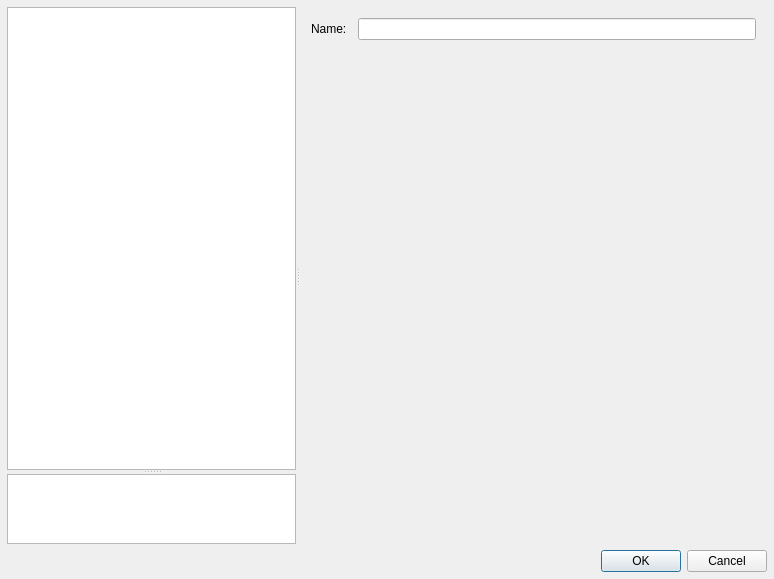
<?xml version="1.0" encoding="UTF-8"?>
<ui version="4.0">
 <class>TagCreateDialog</class>
 <widget class="QDialog" name="TagCreateDialog">
  <property name="windowModality">
   <enum>Qt::ApplicationModal</enum>
  </property>
  <property name="geometry">
   <rect>
    <x>0</x>
    <y>0</y>
    <width>774</width>
    <height>579</height>
   </rect>
  </property>
  <property name="windowTitle">
   <string>Dialog</string>
  </property>
  <property name="modal">
   <bool>true</bool>
  </property>
  <layout class="QVBoxLayout" name="verticalLayout_2">
   <property name="leftMargin">
    <number>7</number>
   </property>
   <property name="topMargin">
    <number>7</number>
   </property>
   <property name="rightMargin">
    <number>7</number>
   </property>
   <property name="bottomMargin">
    <number>7</number>
   </property>
   <item>
    <widget class="QSplitter" name="splitter_2">
     <property name="orientation">
      <enum>Qt::Horizontal</enum>
     </property>
     <widget class="QSplitter" name="splitter">
      <property name="sizePolicy">
       <sizepolicy hsizetype="Preferred" vsizetype="Expanding">
        <horstretch>30</horstretch>
        <verstretch>0</verstretch>
       </sizepolicy>
      </property>
      <property name="orientation">
       <enum>Qt::Vertical</enum>
      </property>
      <widget class="QListView" name="tagTypeList">
       <property name="sizePolicy">
        <sizepolicy hsizetype="Preferred" vsizetype="Expanding">
         <horstretch>0</horstretch>
         <verstretch>90</verstretch>
        </sizepolicy>
       </property>
      </widget>
      <widget class="QTextBrowser" name="descBox">
       <property name="sizePolicy">
        <sizepolicy hsizetype="Preferred" vsizetype="Preferred">
         <horstretch>0</horstretch>
         <verstretch>10</verstretch>
        </sizepolicy>
       </property>
      </widget>
     </widget>
     <widget class="QWidget" name="widget" native="true">
      <property name="sizePolicy">
       <sizepolicy hsizetype="Preferred" vsizetype="Preferred">
        <horstretch>70</horstretch>
        <verstretch>0</verstretch>
       </sizepolicy>
      </property>
      <layout class="QVBoxLayout" name="verticalLayout">
       <property name="leftMargin">
        <number>0</number>
       </property>
       <property name="topMargin">
        <number>0</number>
       </property>
       <property name="rightMargin">
        <number>0</number>
       </property>
       <property name="bottomMargin">
        <number>0</number>
       </property>
       <item>
        <layout class="QFormLayout" name="formLayout">
         <property name="horizontalSpacing">
          <number>11</number>
         </property>
         <property name="verticalSpacing">
          <number>7</number>
         </property>
         <property name="leftMargin">
          <number>11</number>
         </property>
         <property name="topMargin">
          <number>11</number>
         </property>
         <property name="rightMargin">
          <number>11</number>
         </property>
         <property name="bottomMargin">
          <number>11</number>
         </property>
         <item row="0" column="0">
          <widget class="QLabel" name="tagNameLabel">
           <property name="text">
            <string>Name:</string>
           </property>
          </widget>
         </item>
         <item row="0" column="1">
          <widget class="QLineEdit" name="nameBox"/>
         </item>
        </layout>
       </item>
       <item>
        <widget class="QStackedWidget" name="editorStacked">
         <property name="sizePolicy">
          <sizepolicy hsizetype="Expanding" vsizetype="Expanding">
           <horstretch>70</horstretch>
           <verstretch>0</verstretch>
          </sizepolicy>
         </property>
         <property name="currentIndex">
          <number>-1</number>
         </property>
        </widget>
       </item>
      </layout>
     </widget>
    </widget>
   </item>
   <item>
    <widget class="QDialogButtonBox" name="buttonBox">
     <property name="orientation">
      <enum>Qt::Horizontal</enum>
     </property>
     <property name="standardButtons">
      <set>QDialogButtonBox::Cancel|QDialogButtonBox::Ok</set>
     </property>
    </widget>
   </item>
  </layout>
 </widget>
 <resources/>
 <connections>
  <connection>
   <sender>buttonBox</sender>
   <signal>accepted()</signal>
   <receiver>TagCreateDialog</receiver>
   <slot>accept()</slot>
   <hints>
    <hint type="sourcelabel">
     <x>248</x>
     <y>254</y>
    </hint>
    <hint type="destinationlabel">
     <x>157</x>
     <y>274</y>
    </hint>
   </hints>
  </connection>
  <connection>
   <sender>buttonBox</sender>
   <signal>rejected()</signal>
   <receiver>TagCreateDialog</receiver>
   <slot>reject()</slot>
   <hints>
    <hint type="sourcelabel">
     <x>316</x>
     <y>260</y>
    </hint>
    <hint type="destinationlabel">
     <x>286</x>
     <y>274</y>
    </hint>
   </hints>
  </connection>
 </connections>
</ui>
